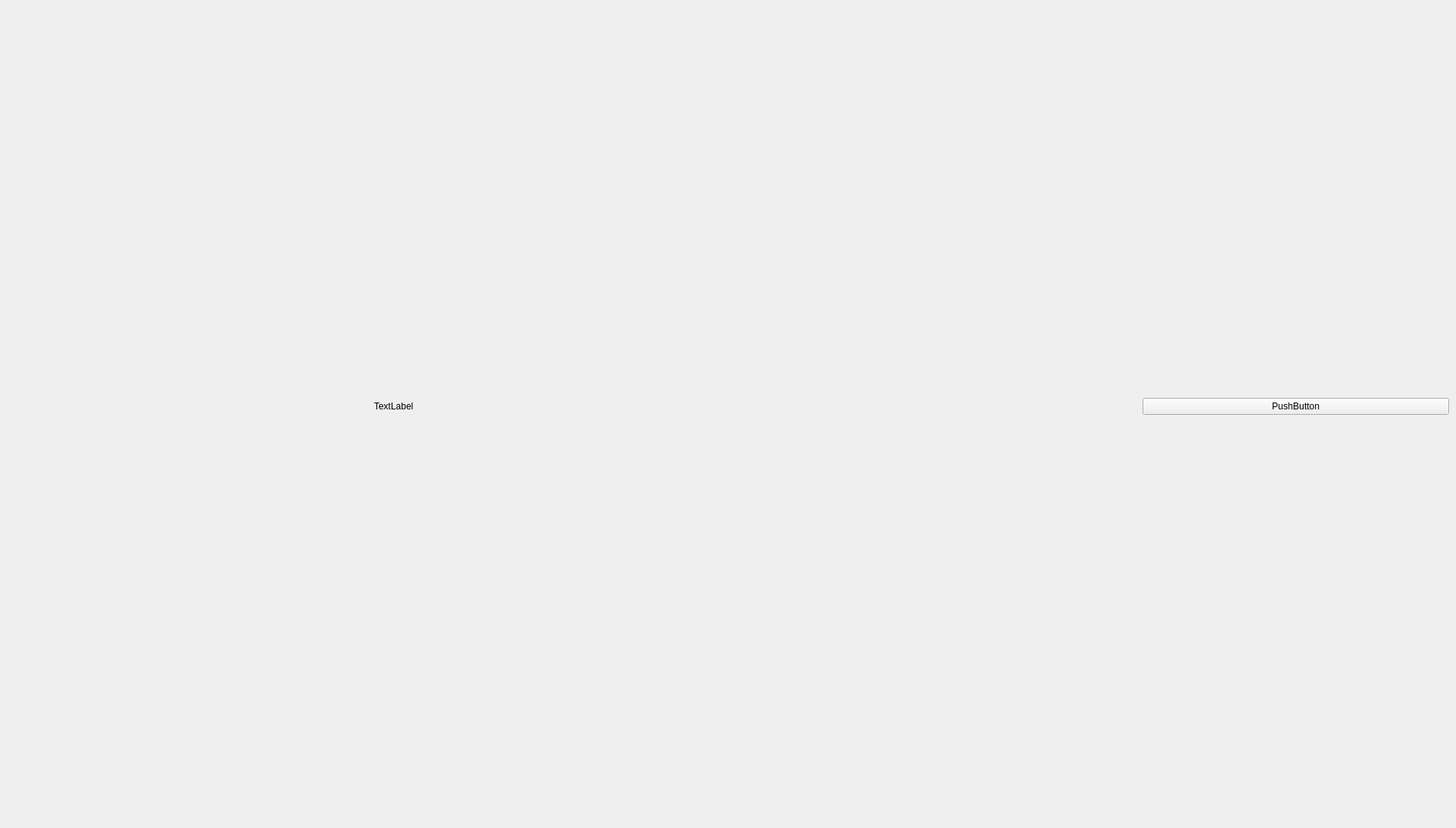
<?xml version="1.0" encoding="UTF-8"?>
<ui version="4.0">
 <class>MainWindow</class>
 <widget class="QMainWindow" name="MainWindow">
  <property name="geometry">
   <rect>
    <x>0</x>
    <y>0</y>
    <width>1900</width>
    <height>1080</height>
   </rect>
  </property>
  <property name="windowTitle">
   <string>MainWindow</string>
  </property>
  <widget class="QWidget" name="centralwidget">
   <widget class="QWidget" name="horizontalLayoutWidget">
    <property name="geometry">
     <rect>
      <x>-10</x>
      <y>10</y>
      <width>1901</width>
      <height>1041</height>
     </rect>
    </property>
    <layout class="QHBoxLayout" name="horizontalLayout">
     <item>
      <spacer name="horizontalSpacer_2">
       <property name="orientation">
        <enum>Qt::Horizontal</enum>
       </property>
       <property name="sizeType">
        <enum>QSizePolicy::MinimumExpanding</enum>
       </property>
       <property name="sizeHint" stdset="0">
        <size>
         <width>40</width>
         <height>20</height>
        </size>
       </property>
      </spacer>
     </item>
     <item>
      <widget class="QLabel" name="Image">
       <property name="sizePolicy">
        <sizepolicy hsizetype="MinimumExpanding" vsizetype="MinimumExpanding">
         <horstretch>0</horstretch>
         <verstretch>0</verstretch>
        </sizepolicy>
       </property>
       <property name="minimumSize">
        <size>
         <width>500</width>
         <height>500</height>
        </size>
       </property>
       <property name="maximumSize">
        <size>
         <width>900</width>
         <height>900</height>
        </size>
       </property>
       <property name="text">
        <string>TextLabel</string>
       </property>
       <property name="scaledContents">
        <bool>false</bool>
       </property>
      </widget>
     </item>
     <item>
      <spacer name="horizontalSpacer">
       <property name="orientation">
        <enum>Qt::Horizontal</enum>
       </property>
       <property name="sizeType">
        <enum>QSizePolicy::MinimumExpanding</enum>
       </property>
       <property name="sizeHint" stdset="0">
        <size>
         <width>40</width>
         <height>20</height>
        </size>
       </property>
      </spacer>
     </item>
     <item>
      <widget class="QPushButton" name="pushButton">
       <property name="minimumSize">
        <size>
         <width>400</width>
         <height>0</height>
        </size>
       </property>
       <property name="text">
        <string>PushButton</string>
       </property>
      </widget>
     </item>
     <item>
      <layout class="QVBoxLayout" name="verticalLayout"/>
     </item>
    </layout>
   </widget>
  </widget>
 </widget>
 <resources/>
 <connections/>
</ui>
